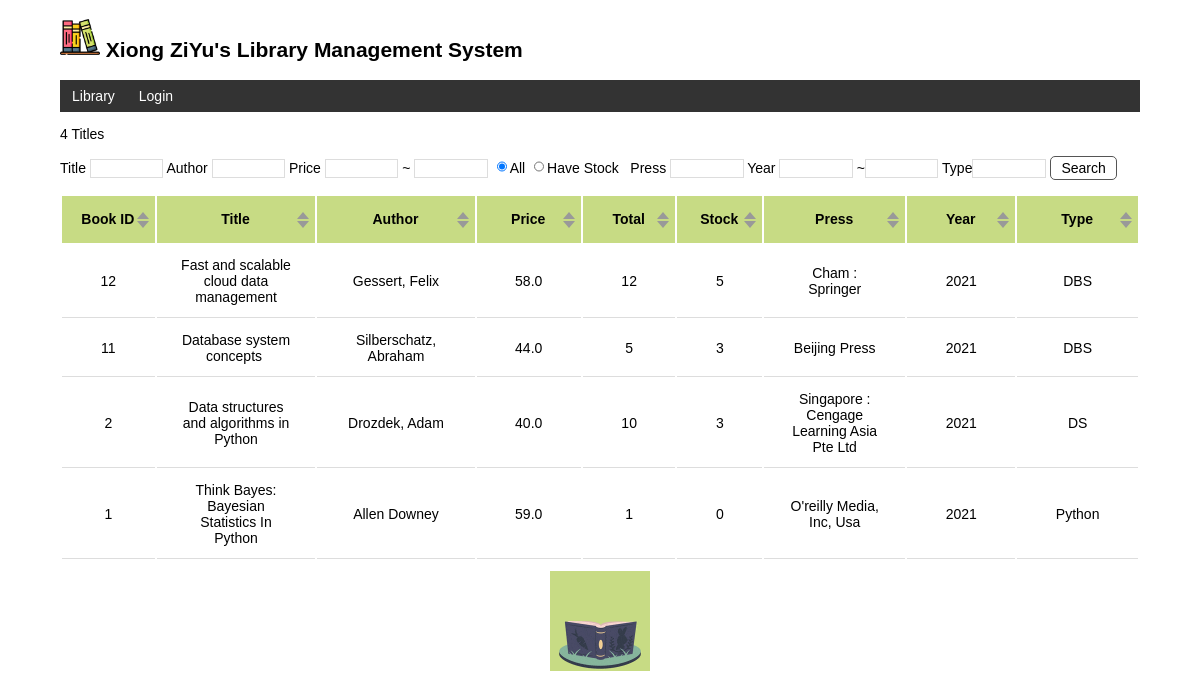
/?sort_by=id, run on the app's committed database.
### libManage/models.py (models this page shows, shortened)
class User(db.Model, UserMixin):
    id = db.Column(db.Integer, primary_key=True)
    name = db.Column(db.String(20))
    username = db.Column(db.String(20))
    password_hash = db.Column(db.String(128))

class Book(db.Model):
    id = db.Column(db.Integer, primary_key=True)
    title = db.Column(db.String(50), nullable=False)
    author = db.Column(db.String(20), nullable=False)
    price = db.Column(db.Float, nullable=False)
    total = db.Column(db.Integer, nullable=False)
    stock = db.Column(db.Integer, nullable=False)
    press = db.Column(db.String(30))
    year = db.Column(db.String(4))
    type = db.Column(db.String(20))

### libManage/views.py (the view, shortened to what this page needs)
@app.route('/', methods=['GET', 'POST'])
def index(**sort_by):
    order = request.args.get('sort_by')
    sort_way = request.args.get('sort_way')
    print(order)
    if not sort_way:
        books = Book.query.order_by(desc(order)).all()
    else:
        books = Book.query.order_by(order).all()
    return render_template('index.html', books=books)

### libManage/__init__.py (called while the page is built)
@app.context_processor
def inject_user():
    from libManage.models import User
    user = User.query.first()
    return dict(user=user)

### libManage/templates/index.html
{% extends 'base.html' %}
{% block content %}
<p>{{ books|length }} Titles</p>
<form method="post" class="book-form">
    Title <input  type="text" name="title" autocomplete="off">
    Author <input type="text" name="author" autocomplete="off">
    Price <input  type="text" name="price_low" autocomplete="off">
    ~ <input type="text" name="price_high" autocomplete="off">
    <input style="width:10px"type="radio" name="stock" value="0" checked>All
    <input style="width:10px"type="radio" name="stock" value="1">Have Stock  &nbsp;
    Press <input type="text" name="press" autocomplete="off">
    Year <input type="text" name="year_start" autocomplete="off">
    ~<input type="text" name="year_end" autocomplete="off">
    Type<input type="text" name="type" autocomplete="off">
    <input class="btn" type="submit" name="submit" value="Search">
</form>
<ul class="book-list">
    <table>
        <thead><th>Book ID
            <div class="click">
                <span class="top" onclick="window.location.href='{{ url_for('index', sort_by='id') }}'"></span>
                <span class="bottom" onclick="window.location.href='{{ url_for('index', sort_by='id', sort_way='desc') }}'"></span>
            </div>
        </th>
            <th colspan="2">Title
                <div class="click">
                <span class="top" onclick="window.location.href='{{ url_for('index', sort_by='title') }}'"></span>
                <span class="bottom" onclick="window.location.href='{{ url_for('index', sort_by='title', sort_way='desc') }}'"></span>
                </div></th>
            <th>Author
                <div class="click">
                    <span class="top" onclick="window.location.href='{{ url_for('index', sort_by='author') }}'"></span>
                    <span class="bottom" onclick="window.location.href='{{ url_for('index', sort_by='author', sort_way='desc') }}'"></span>
                </div>
            </th>
            <th>Price
                <div class="click">
                    <span class="top" onclick="window.location.href='{{ url_for('index', sort_by='price') }}'"></span>
                    <span class="bottom" onclick="window.location.href='{{ url_for('index', sort_by='price', sort_way='desc') }}'"></span>
                </div>
            </th>
            <th>Total
                <div class="click">
                    <span class="top" onclick="window.location.href='{{ url_for('index', sort_by='total') }}'"></span>
                    <span class="bottom" onclick="window.location.href='{{ url_for('index', sort_by='total', sort_way='desc') }}'"></span>
                </div>
            </th>
            <th>Stock
                <div class="click">
                    <span class="top" onclick="window.location.href='{{ url_for('index', sort_by='stock') }}'"></span>
                    <span class="bottom" onclick="window.location.href='{{ url_for('index', sort_by='stock', sort_way='desc') }}'"></span>
                </div>
            </th>
            <th>Press
                <div class="click">
                    <span class="top" onclick="window.location.href='{{ url_for('index', sort_by='press') }}'"></span>
                    <span class="bottom" onclick="window.location.href='{{ url_for('index', sort_by='press', sort_way='desc') }}'"></span>
                </div>
            </th>
            <th>Year
                <div class="click">
                    <span class="top" onclick="window.location.href='{{ url_for('index', sort_by='year') }}'"></span>
                    <span class="bottom" onclick="window.location.href='{{ url_for('index', sort_by='year', sort_way='desc') }}'"></span>
                </div>
            </th>
            <th>Type
                <div class="click">
                    <span class="top" onclick="window.location.href='{{ url_for('index', sort_by='type') }}'"></span>
                    <span class="bottom" onclick="window.location.href='{{ url_for('index', sort_by='type', sort_way='desc') }}'"></span>
                </div>
            </th>
        </thead>
        <tbody>
            {% set sort_on = request.args.sort_on|default('book_id') %}
            {% for book in books|sort(attribute=sort_on) %}
            <tr>
                <td>{{book.id}}</td>
                <td colspan="2">{{book.title}}</td>
                <td>{{book.author}}</td>
                <td>{{book.price}}</td>
                <td>{{book.total}}</td>
                <td>{{book.stock}}</td>
                <td>{{book.press}}</td>
                <td>{{book.year}}</td>
                <td>{{book.type}}</td>
            </tr>
            {% endfor %}
        </tbody>
    </table>
</ul>
{% endblock %}

### libManage/templates/base.html (shortened to what this page needs)
<!DOCTYPE html>
<html lang="en">
<head>
    {% block head %}
    <link rel="stylesheet" href="{{ url_for('static', filename='style.css') }}" type="text/css">
    {% endblock %}
</head>
<body>
    <h2>
        <img alt="Avatar" class="avatar" src="{{ url_for('static', filename='images/avatar.png') }}">
        {{ user.name }}'s Library Management System
    </h2>
    <nav>
        <ul>
            <li><a href="{{ url_for('index') }}">Library</a></li>
            {% if current_user.is_authenticated %}
            <li><a href="{{ url_for('bookManage') }}">Book Management</a></li>
            <li><a href="{{ url_for('cardManage') }}">Card Management</a></li>
                <li><a href="{{ url_for('borrow') }}">Borrow & Return</a></li>
                <li><a href="{{ url_for('logout') }}">Logout</a></li>
            {% else %}
                <li><a href="{{ url_for('login') }}">Login</a></li>
            {% endif %}
        </ul>
    </nav>
    {% block content %}{% endblock %}
    <img alt="Jumping Rabbit" class="rabbit" src="{{ url_for('static', filename='images/reading.gif') }}" title="jump~jump~jump!">
</body>
</html>

### libManage/static/style.css (style rules this page uses)
body { margin: auto; max-width: 1080px; font-size: 14px; font-family: Helvetica, Arial, sans-serif; }
.avatar { width: 40px; }
.book-list { list-style-type: none; padding: 0; margin-bottom: 10px; }
.book-list th { height: 45px; width: -webkit-calc(100%/24); text-align: center; line-height: 45px; }
thead { background-color: #C7DB84; }
.book-list td { text-align: center; padding: 12px 24px; border-bottom: 1px solid #ddd; }
.book-list tr:last-child { border-bottom:none; }
.rabbit { display: block; margin: 0 auto; height: 100px; }
nav ul { list-style-type: none; margin: 0; padding: 0; overflow: hidden; background-color: #333; }
nav li { float: left; }
nav li a { display: block; color: white; text-align: center; padding: 8px 12px; text-decoration: none; }
input[type=submit] { font-family: inherit; }
input[type=text] { border: 1px solid #ddd; }
.btn { font-size: 14px; padding: 3px 5px; text-decoration: none; cursor: pointer; background-color: white; color: black; border: 1px solid #555555; border-radius: 5px; }
.click { width: 1px; height: 40px; display: table-cell; position: relative; float: right; }
.top { width: 0; height: 0; border-style: solid; border-width: 0 6px 7px; border-color: transparent transparent #999999; position: absolute; transform: rotate(180deg); top: 24px; bottom: 14px; right: 5px; }
.bottom { width: 0; height: 0; border-style: solid; border-width: 0 6px 7px; border-color: transparent transparent #999999; position: absolute; top: 15px; right: 5px; }
.book-form input { width: -webkit-calc(100%/16); }

### data on the page
User: name "Xiong ZiYu"
Book: id "12", title "Fast and scalable cloud data management", author "Gessert, Felix", price "58.0", total "12", stock "5", press "Cham : Springer", year "2021", type "DBS"
Book: id "11", title "Database system concepts", author "Silberschatz, Abraham", price "44.0", total "5", stock "3", press "Beijing Press", year "2021", type "DBS"
Book: id "2", title "Data structures and algorithms in Python", author "Drozdek, Adam", price "40.0", total "10", stock "3", press "Singapore : Cengage Learning Asia Pte Ltd", year "2021", type "DS"
Book: id "1", title "Think Bayes: Bayesian Statistics In Python", author "Allen Downey", price "59.0", total "1", stock "0", press "O'reilly Media, Inc, Usa", year "2021", type "Python"

### other printed values
{{ books|length }} "4"
